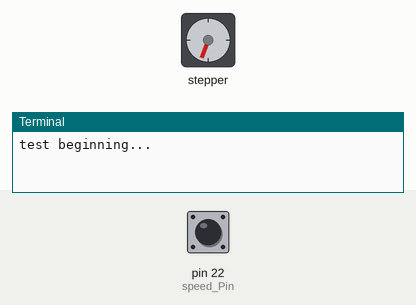
Simulated run of this program. Board: Raspberry Pi (header pin numbers). Parts: stepper motor, the last lines printed to the terminal. Inputs (shaded band) come from the test bench; at power-on: pin 22 (speed_Pin) HIGH. The stepper is drawn at 200 steps a turn.

Above: at 1.2 s.
1.3 s: pin 22 (speed_Pin) pulled LOW for 3.2 s
At 1.65 s:
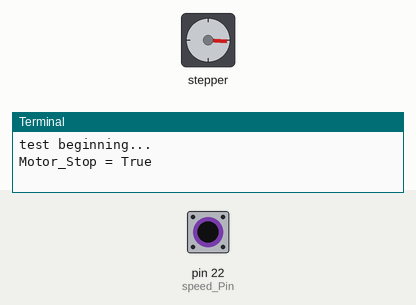
6.0 s: pin 22 (speed_Pin) pulled LOW for 0.15 s
At 7.48 s:
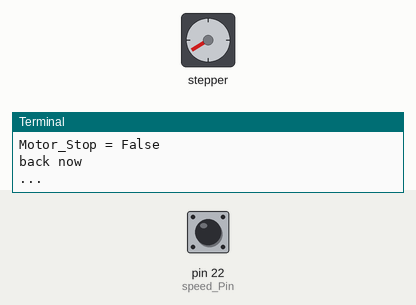
9.1 s: pin 22 (speed_Pin) pulled LOW for 1 s
At 9.26 s:
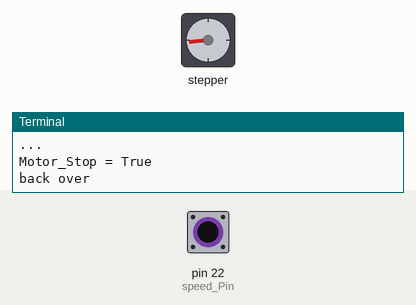
Timing chart, 0 to 18.1 s (numbered marks = the images above; inputs shaded):
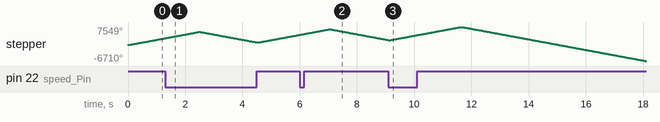

The program:

step_Motor_switch.py
```python
#!/usr/bin/env python
#########################################################
#   File name: step_Motor_switch.py
#      Author: ZDZ
#        Date: 2019/01/23
#########################################################
import RPi.GPIO as GPIO
import time

PUL = 11            # pin11
DIR = 13
speed_Pin = 22      # 光电开关信号接在pin22, GPIO_GEN6
uS = 0.000001       # 微秒的乘数
mS = 0.001          # 毫秒的乘数
Motor_Stop = False   # 设定电机停止标志
# edge_time = 0

def pulse_82us(duration):         # width的大小最小为0.000001，但是宽度为60到80us不等。
    for i in range(0, int(duration / (0.000082*2) ) ):      # duration为脉冲持续时间
        time.sleep(0.0004)
        GPIO.output(PUL, False)
        time.sleep(0.0004)
        GPIO.output(PUL, True)

#各IO口初始化
def setup():
    GPIO.setwarnings(False)
    GPIO.setmode(GPIO.BOARD)    # Numbers GPIOs by physical location
    GPIO.setup(PUL, GPIO.OUT)   # 脉冲控制位
    GPIO.setup(DIR, GPIO.OUT)   # 方向控制位
    GPIO.setup(speed_Pin, GPIO.IN, pull_up_down = GPIO.PUD_UP)   # 设定光耦脉冲输入位，并上拉
    GPIO.add_event_detect(speed_Pin, edge=GPIO.BOTH, callback=my_callback)  # 对于光耦的信号增加边沿检测

# 边沿检测到后的回调函数
def my_callback(speed_Pin):
    global Motor_Stop
    Motor_Stop = True               #将电机停止位置位1,，表示需要停下电机
    print("Motor_Stop = True")


#循环主函数
def loop():
    print("test beginning...")
    while True:
        GPIO.output(DIR, True)      # 设定反方向
        pulse_82us(0.5)             # 产生周期为2*82us的脉冲信号
        time.sleep(50 * mS)

        GPIO.output(DIR, False)     # 设定正方向
        global Motor_Stop
        Motor_Stop = False          # 回程前不管电机停止位是什么，先清零，防止未知电位
        print("Motor_Stop = False")
        #pulse_82us(0.5)            # 产生周期为2*82us的脉冲信号
        print("back now")
        print("...")
        while not Motor_Stop:       #时刻检测是否需要到达了停止点
            pulse_82us(0.001)       #没有遍持续运行
        print("back over")
        time.sleep(50*mS)           # 延时暂停


#退出程序释放IO
def destroy():
    GPIO.output(DIR, False)         # 电机脉冲位拉低
    GPIO.output(PUL, False)         # 电机方向位拉低
    GPIO.cleanup()  # Release resource  # 释放所有IO口

#程序从此处开始
if __name__ == '__main__':          # Program start from here
    setup()                         # 初始化各接口
    try:
        loop()
    except KeyboardInterrupt:       # When 'Ctrl+C' is pressed, the child function destroy() will be  executed.
        print("stop...")
        destroy()
```
